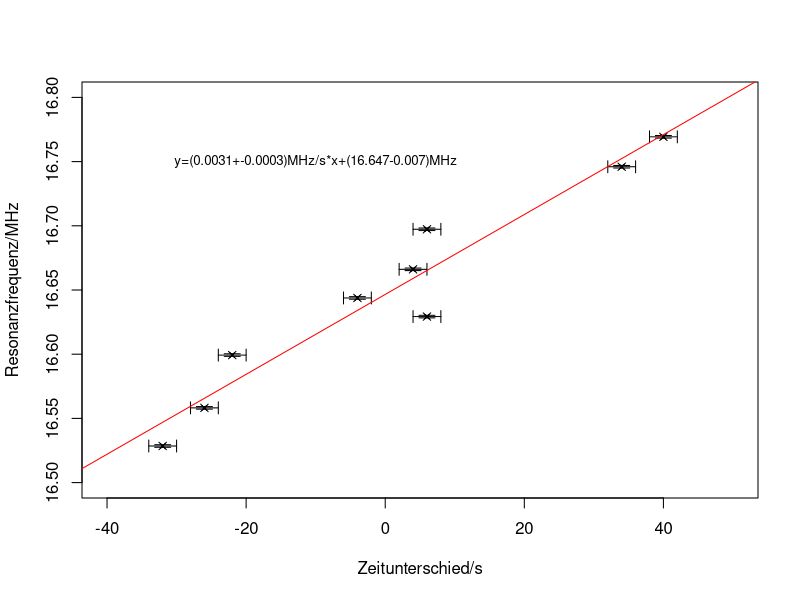

Here is the R script that generated this plot:
setwd("C:/Users/Saskia/Documents/Physik/FP/fp1-nmr/data")

library("Hmisc")
library("plotrix")
x <- c(0.3, 1.7, 2.0, 0.3, 0.2, -0.2, -1.1, -1.3, -1.6) *20
y <- c(16.6293, 16.7460, 16.7693, 16.6973, 16.6661, 16.6438, 16.5993, 16.5582, 16.5285)
errx <- c(0.1, 0.1, 0.1, 0.1, 0.1, 0.1, 0.1, 0.1, 0.1)*20
erry <- c(0.001, 0.001, 0.001, 0.001, 0.001, 0.001, 0.001, 0.001, 0.001)


plot(x, y, type="p", xlim=c(-40, 50), ylim=c(16.5, 16.8), xlab = "Zeitunterschied/s", ylab = "Resonanzfrequenz/MHz", pch=4)
plotCI (x, y, uiw=erry , err="y" , pch=4, cex=0.6 ,add=TRUE)
plotCI (x, y, uiw=errx , err="x" , pch=4, cex=0.6 ,add=TRUE)


text(x=-10, y=16.75, "y=(0.0031+-0.0003)MHz/s*x+(16.647-0.007)MHz", cex=0.8)
fm1 <- lm(y ~ x)
summary(fm1)
abline(fm1, col = "red")


#*******************************************************************************
